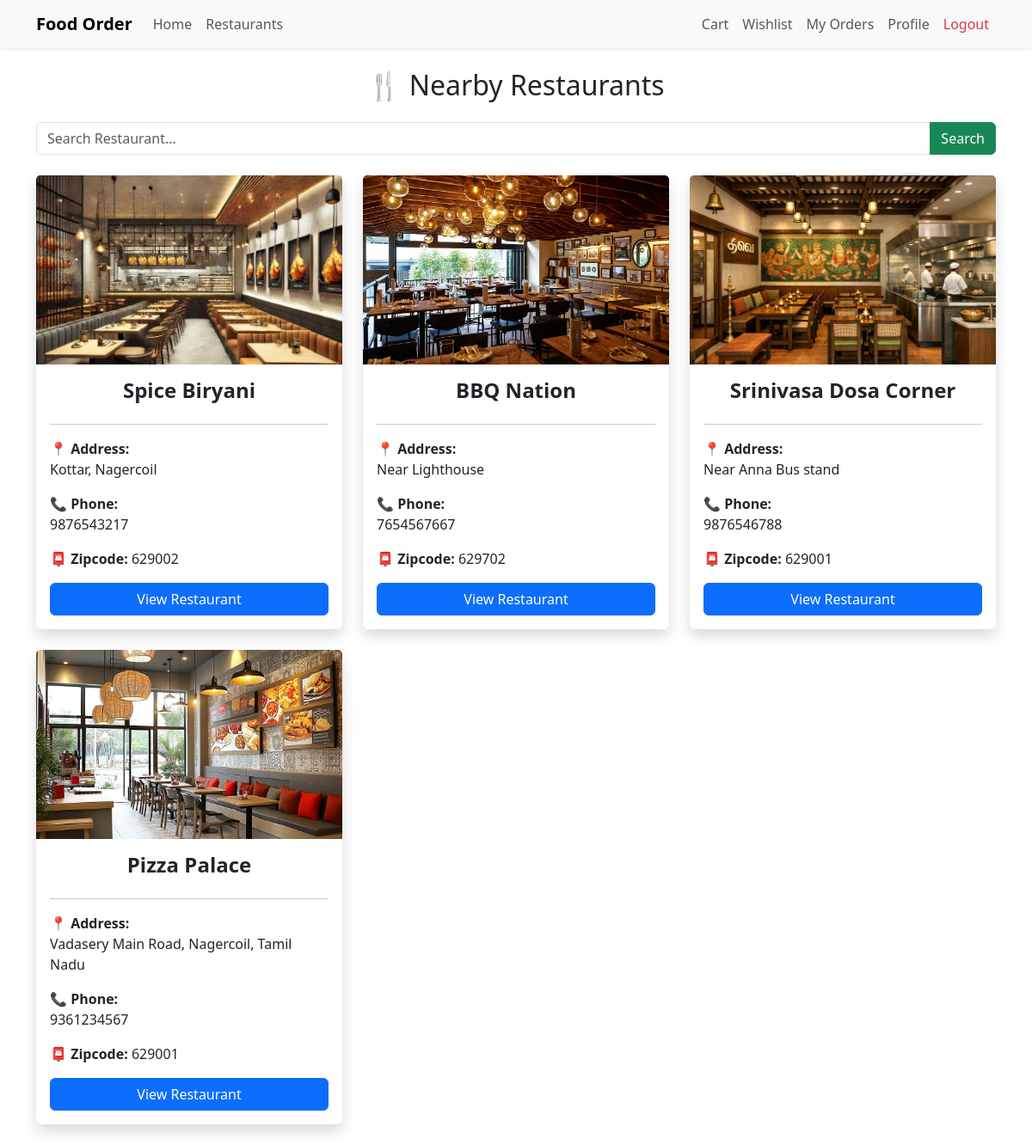
The page /restaurants/ (signed in) on the database as committed earlier.
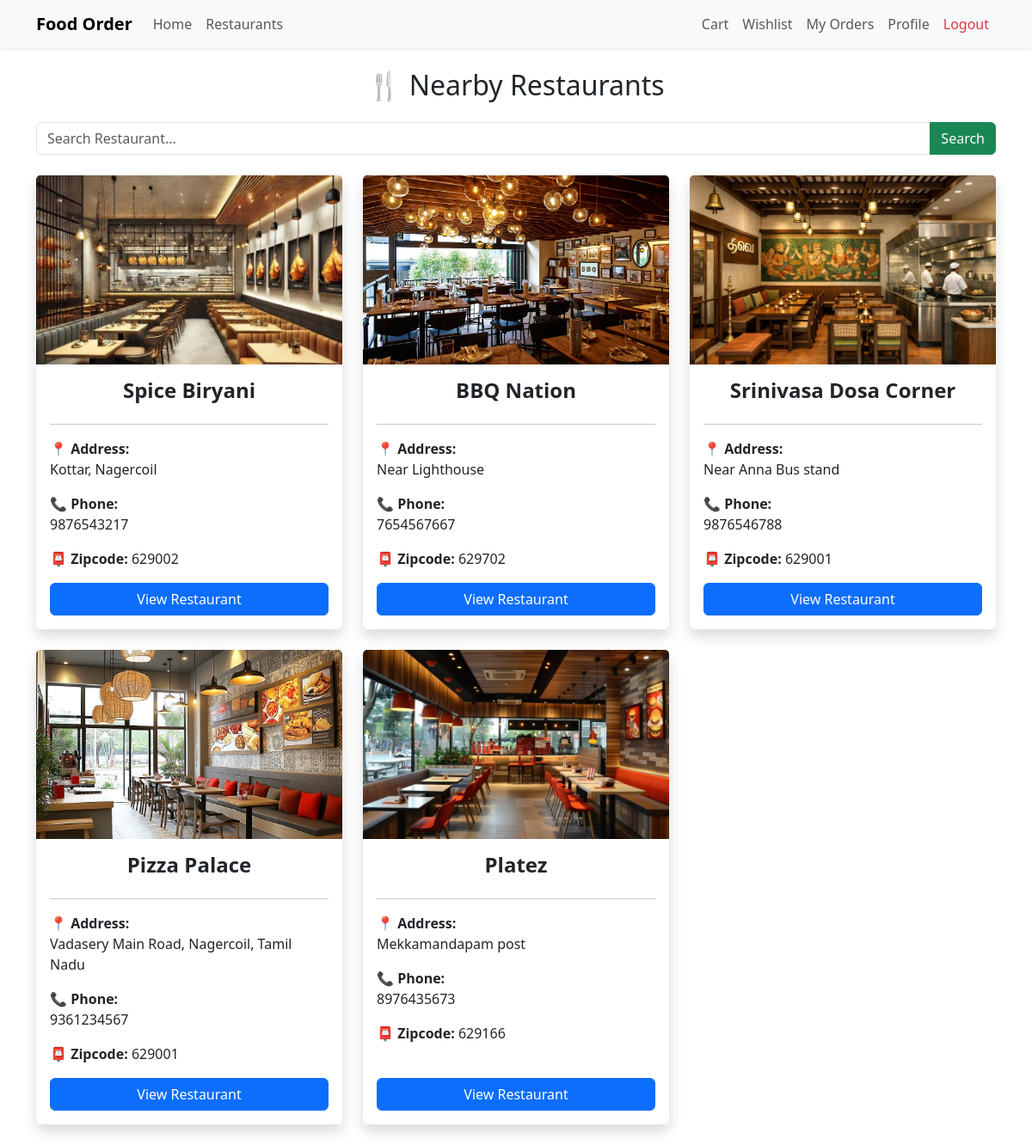
The same page on the database as committed later.
### accounts/models.py (models this page shows, shortened)
class VendorDetails(models.Model):
    user = models.OneToOneField(User,on_delete=models.CASCADE)
    RestaurentName=models.CharField(max_length=100)
    LICNo=models.CharField(max_length=100)
    GSTNo=models.CharField(max_length=100)
    LIC_Certificate=models.ImageField(upload_to='lic_certi/')
    Restaurent_email=models.EmailField(max_length=100)
    Restaurent_phone=models.IntegerField()
    Restaurent_address=models.CharField(max_length=100)
    landmark=models.CharField(max_length=100)
    zipcode=models.IntegerField()
    Restaurent_img=models.ImageField(upload_to='restimg/')
    is_approved=models.BooleanField(default=False)

### accounts/views.py (the view)
# urls.py: path("restaurants/", views.restaurants, name="restaurants"),
@login_required
def restaurants(request):
    user_zip = str(request.user.userdetails.zipcode)
    zip_prefix = user_zip[:3]
    search = request.GET.get("search")
    restaurants = VendorDetails.objects.filter(
        zipcode__startswith=zip_prefix,
        is_approved=True
    )
    if search:
        restaurants = restaurants.filter(
            Q(RestaurentName__icontains=search) |
            Q(Restaurent_address__icontains=search)
        )
    return render(request, "accounts/restaurants.html", {
        "restaurants": restaurants
    })

### templates/accounts/restaurants.html
{% extends 'base.html' %}
{% block content %}
<div class="container mt-4">
    <h2 class="text-center mb-4">🍴 Nearby Restaurants</h2>
    <form method="GET" class="mb-4">
        <div class="input-group">
            <input type="text"
                   name="search"
                   class="form-control"
                   placeholder="Search Restaurant..."
                   value="{{ request.GET.search }}">
            <button class="btn btn-success">
                Search
            </button>
        </div>
    </form>
    <div class="row">
        {% for restaurant in restaurants %}
        <div class="col-lg-4 col-md-6 mb-4">
            <div class="card shadow h-100 border-0">
                {% if restaurant.Restaurent_img %}
                <img src="{{ restaurant.Restaurent_img.url }}"
                     class="card-img-top"
                     style="height:220px; object-fit:cover;">
                {% endif %}
                <div class="card-body d-flex flex-column">
                    <h4 class="fw-bold text-center">
                        {{ restaurant.RestaurentName }}
                    </h4>
                    <hr>
                    <p>
                        📍 <strong>Address:</strong><br>
                        {{ restaurant.Restaurent_address }}
                    </p>
                    <p>
                        📞 <strong>Phone:</strong><br>
                        {{ restaurant.Restaurent_phone }}
                    </p>
                    <p>
                        📮 <strong>Zipcode:</strong>
                        {{ restaurant.zipcode }}
                    </p>
                    <div class="mt-auto">
                        <a href="{% url 'view_restaurant' restaurant.id %}"
                           class="btn btn-primary w-100">
                            View Restaurant
                        </a>
                    </div>
                </div>
            </div>
        </div>
        {% empty %}
        <div class="col-12">
            <div class="alert alert-warning text-center">
                <h5>No nearby restaurants available.</h5>
            </div>
        </div>
        {% endfor %}
    </div>
</div>
{% endblock %}

Rows that differ between the two databases and show on the page:
now on this page (row edited): VendorDetails: Restaurent_img (picture), RestaurentName "Platez", Restaurent_address "Mekkamandapam post", Restaurent_phone "8976435673", zipcode "629166"
